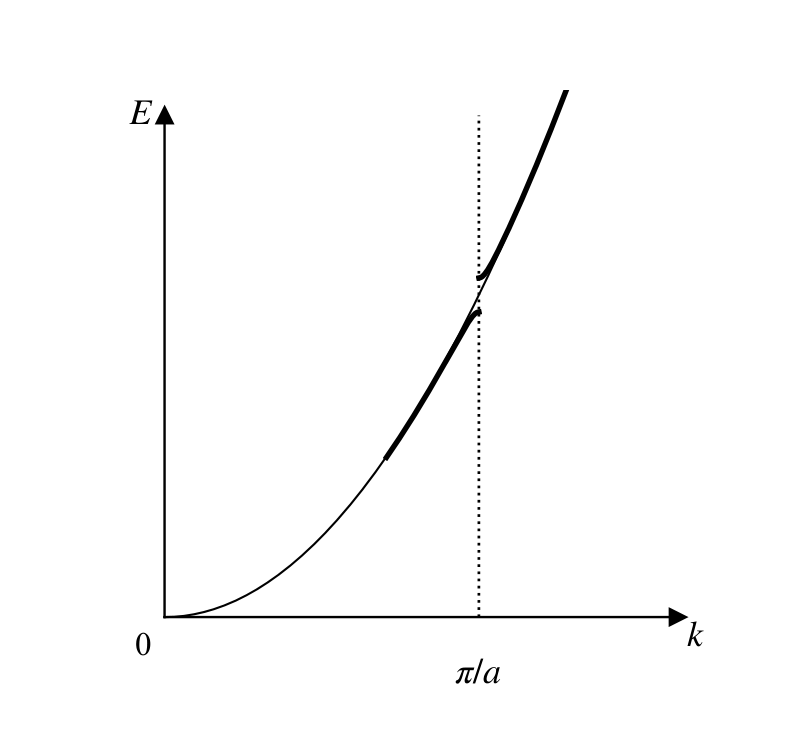

Write Python code to recreate this figure.
# -*- coding: utf-8 -*-
# 图 7.2 近自由电子能带：自由电子抛物线（细线）在区边界 pi/a 处劈为两支（粗线）并打开能隙
import sys
sys.path.insert(0, r'E:\AI整理书籍\磁学\book\fig_src')
import numpy as np
import matplotlib.pyplot as plt
from mplstyle import new_fig, save_fig

a = 3.4          # pi/a 位置
G = 2 * a        # 倒格矢
U = 0.55         # 微扰强度（能隙 = 2U）
al = 0.9         # E = al * k^2

fig, ax = new_fig(3.7, 3.5)

kf = np.linspace(0, 5.3, 500)
ax.plot(kf, al * kf**2, color='k', lw=0.7)             # 自由电子抛物线

k1 = np.linspace(2.4, a, 200)                           # 下支（区边界左侧）
E1 = al * (k1**2 + (k1 - G)**2) / 2 - np.sqrt(
    (al * (k1**2 - (k1 - G)**2) / 2)**2 + U**2)
ax.plot(k1, E1, 'k-', lw=1.8)

k2 = np.linspace(a, 4.35, 200)                          # 上支（区边界右侧）
E2 = al * (k2**2 + (k2 - G)**2) / 2 + np.sqrt(
    (al * (k2**2 - (k2 - G)**2) / 2)**2 + U**2)
ax.plot(k2, E2, 'k-', lw=1.8)

# 区边界竖直点线
ax.plot([a, a], [0, 16.2], 'k:', lw=0.9)
ax.text(a, -1.35, r'$\pi/a$', ha='center', va='top', fontsize=12)

# 轴
ax.plot([0, 5.55], [0, 0], 'k-', lw=0.8)
ax.plot(5.55, 0, '>k', ms=5, clip_on=False)
ax.plot([0, 0], [0, 16.2], 'k-', lw=0.8)
ax.plot(0, 16.2, '^k', ms=5, clip_on=False)
ax.text(5.65, -0.15, '$k$', fontsize=12, ha='left', va='top')
ax.text(-0.12, 16.2, '$E$', fontsize=12, ha='right', va='center')
ax.text(-0.14, -0.5, '0', fontsize=11, ha='right', va='top')

ax.set_xlim(-0.7, 6.0)
ax.set_ylim(-1.8, 17.0)
ax.axis('off')

save_fig(fig, 'ch7', 'fig7_02')
